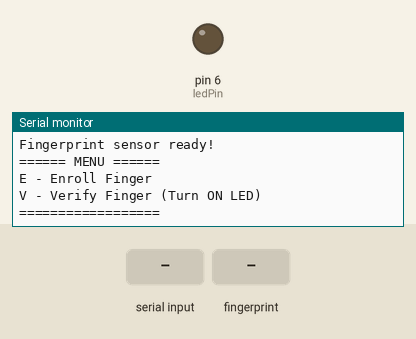
The sketch below on a simulated Arduino Uno, built with avr-gcc and run on an emulated ATmega328P. On the bench: output pins drawn as LEDs (lit = HIGH), the last lines printed to the serial monitor. The inputs (shaded band) are chosen by the test bench.

Above: at 2.2 s.
2.3 s: "E" received over Serial
At 2.7 s:
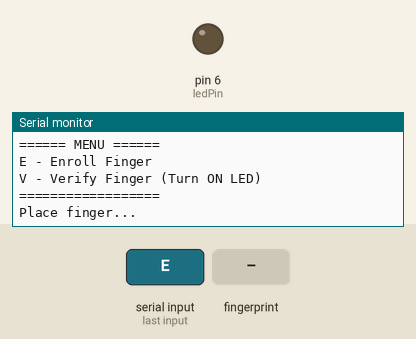
3.8 s: finger stored as number 1 placed on the sensor
At 5.2 s:
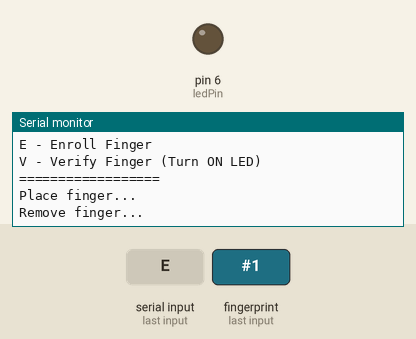

Measured:
- after the input at 2.3 s, the serial monitor: prints a new line at once (image 1)
- after the input at 3.8 s, the serial monitor: prints a new line after 0.20 s (image 2)

The sketch:

sketch_feb24a.ino
```cpp
#include <Adafruit_Fingerprint.h>
#include <SoftwareSerial.h>

// Create software serial on pins 2 (RX) and 3 (TX)
SoftwareSerial mySerial(2, 3);

// Create fingerprint object using software serial
Adafruit_Fingerprint finger = Adafruit_Fingerprint(&mySerial);

int ledPin = 6;
uint8_t id = 1;  // Default ID for enrollment

// Function Prototypes
void enrollFingerprint(uint8_t id);
void verifyFingerprint();
void showMenu();

void setup() {
  pinMode(ledPin, OUTPUT);
  digitalWrite(ledPin, LOW);

  Serial.begin(9600);
  finger.begin(57600);

  if (finger.verifyPassword()) {
    Serial.println("Fingerprint sensor ready!");
  } else {
    Serial.println("Sensor not found!");
    while (1);
  }

  showMenu();
}

void loop() {

  if (Serial.available()) {

    char choice = Serial.read();

    if (choice == 'E' || choice == 'e') {
      enrollFingerprint(id);
      showMenu();
    }

    else if (choice == 'V' || choice == 'v') {
      verifyFingerprint();
      showMenu();
    }
  }
}

void showMenu() {
  Serial.println("\n====== MENU ======");
  Serial.println("E - Enroll Finger");
  Serial.println("V - Verify Finger (Turn ON LED)");
  Serial.println("==================");
}

void enrollFingerprint(uint8_t id) {

  int p = -1;

  Serial.println("Place finger...");

  while (p != FINGERPRINT_OK) {
    p = finger.getImage();
  }

  p = finger.image2Tz(1);
  if (p != FINGERPRINT_OK) {
    Serial.println("Image conversion failed");
    return;
  }

  Serial.println("Remove finger...");
  delay(2000);

  while (finger.getImage() != FINGERPRINT_NOFINGER);

  Serial.println("Place same finger again...");

  p = -1;
  while (p != FINGERPRINT_OK) {
    p = finger.getImage();
  }

  p = finger.image2Tz(2);
  if (p != FINGERPRINT_OK) {
    Serial.println("Second conversion failed");
    return;
  }

  p = finger.createModel();
  if (p != FINGERPRINT_OK) {
    Serial.println("Fingerprints did not match");
    return;
  }

  p = finger.storeModel(id);
  if (p == FINGERPRINT_OK) {
    Serial.println("Fingerprint Enrolled Successfully!");
  } else {
    Serial.println("Error storing fingerprint");
  }

  while (finger.getImage() != FINGERPRINT_NOFINGER);
}

void verifyFingerprint() {

  Serial.println("Place finger to verify...");

  int p = -1;

  // Wait until finger is placed
  while (p != FINGERPRINT_OK) {
    p = finger.getImage();
  }

  p = finger.image2Tz();
  if (p != FINGERPRINT_OK) {
    Serial.println("Conversion failed");
    return;
  }

  p = finger.fingerSearch();

  if (p == FINGERPRINT_OK) {
    Serial.println("Access Granted!");
    digitalWrite(ledPin, HIGH);
    delay(3000);
    digitalWrite(ledPin, LOW);
  } else {
    Serial.println("Access Denied!");
  }

  while (finger.getImage() != FINGERPRINT_NOFINGER);
}
```
